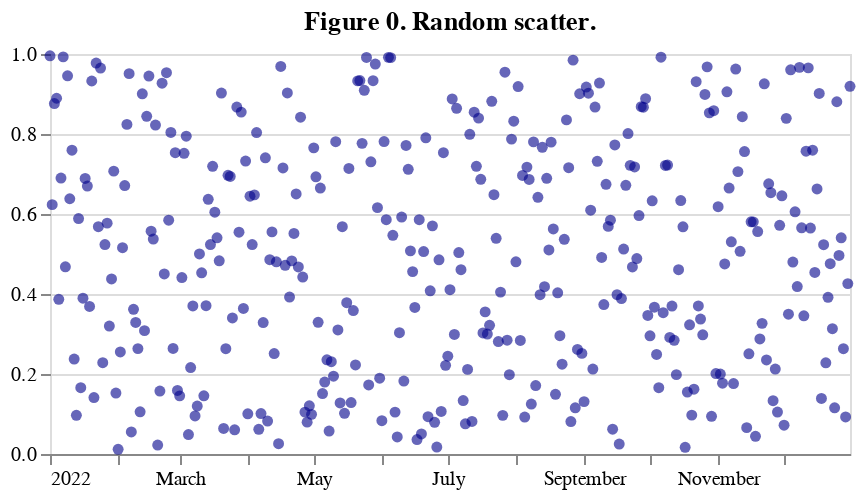

Notebook code for this chart:
### Code cell
stage0

### Figure 1 — Vega-Lite specification as saved in the notebook (floating-point values rounded to 4 significant figures; data arrays with more than 128 entries replaced by an {"elided": "..."} marker saying what was removed)
{"config": {"view": {"continuousWidth": 400, "continuousHeight": 300}}, "data": {"name": "data-17c78d0a10e70aec084c271f49d4d3a0"}, "mark": {"type": "circle", "color": "darkblue", "opacity": 0.6}, "encoding": {"tooltip": {"type": "temporal", "field": "t"}, "x": {"type": "temporal", "axis": {"grid": false, "ticks": true}, "field": "t", "title": ""}, "y": {"type": "quantitative", "axis": {"domain": false, "grid": true, "ticks": true}, "field": "y", "scale": {"zero": false}, "title": ""}}, "height": 200, "title": "Figure 0. Random scatter.", "width": 400, "$schema": "https://vega.github.io/schema/vega-lite/v4.8.1.json", "datasets": {"data-17c78d0a10e70aec084c271f49d4d3a0": {"elided": "365 records"}}}
